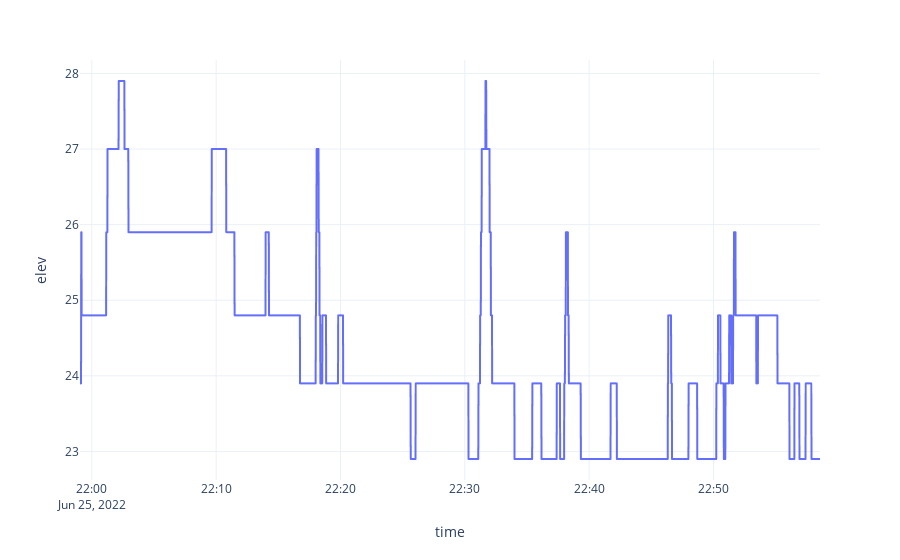

Notebook code for this chart:
### Markdown cell above
Elevation plot

### Code cell
fig_2 = px.line(df, x='time', y='elev', template='plotly_white')
fig_2.show()

### Figure 1 — Plotly figure (JSON) as saved in the notebook; plotly's stock layout.template omitted (floating-point values rounded to 4 significant figures; data arrays with more than 128 entries replaced by an {"elided": "..."} marker saying what was removed)
{"data": [{"hovertemplate": "time=%{x}<br>elev=%{y}<extra></extra>", "legendgroup": "", "line": {"color": "#636efa", "dash": "solid"}, "marker": {"symbol": "circle"}, "mode": "lines", "name": "", "showlegend": false, "type": "scattergl", "x": {"elided": "3568 str values"}, "xaxis": "x", "y": {"elided": "3568 float values"}, "yaxis": "y"}], "layout": {"legend": {"tracegroupgap": 0}, "margin": {"t": 60}, "xaxis": {"anchor": "y", "domain": [0, 1], "title": {"text": "time"}}, "yaxis": {"anchor": "x", "domain": [0, 1], "title": {"text": "elev"}}}}
